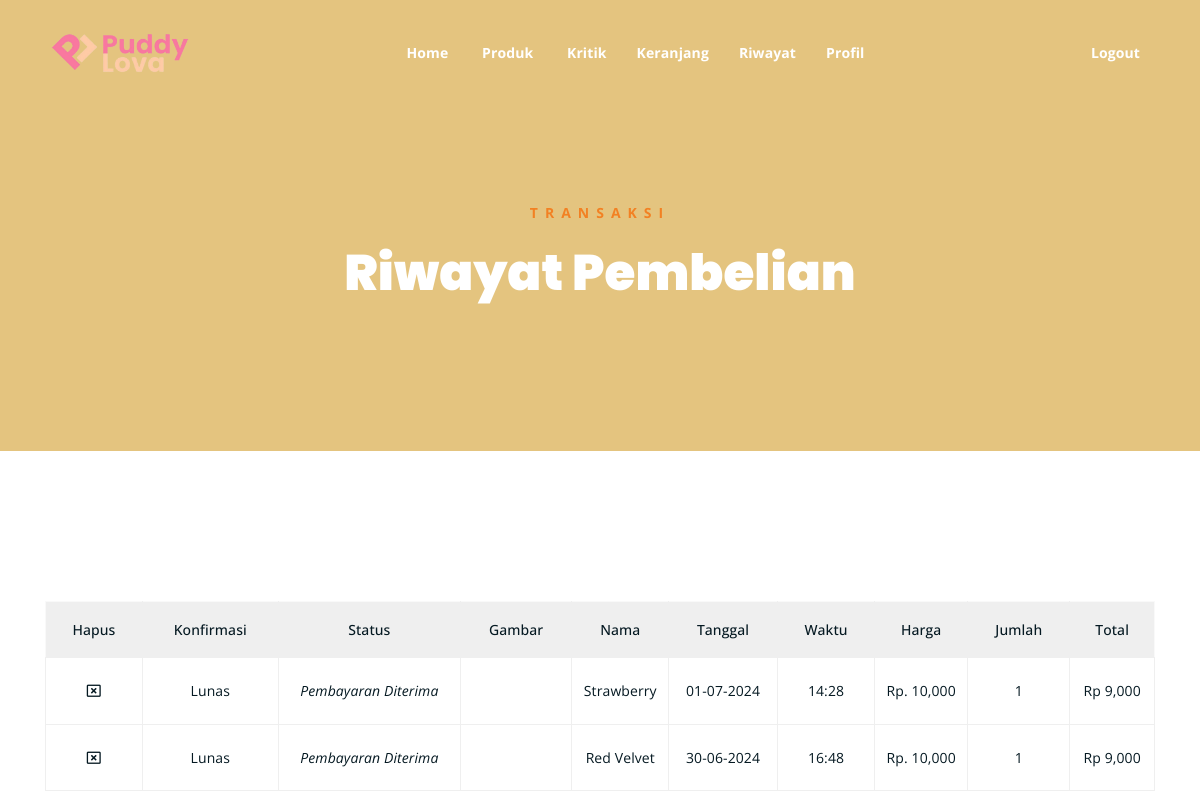
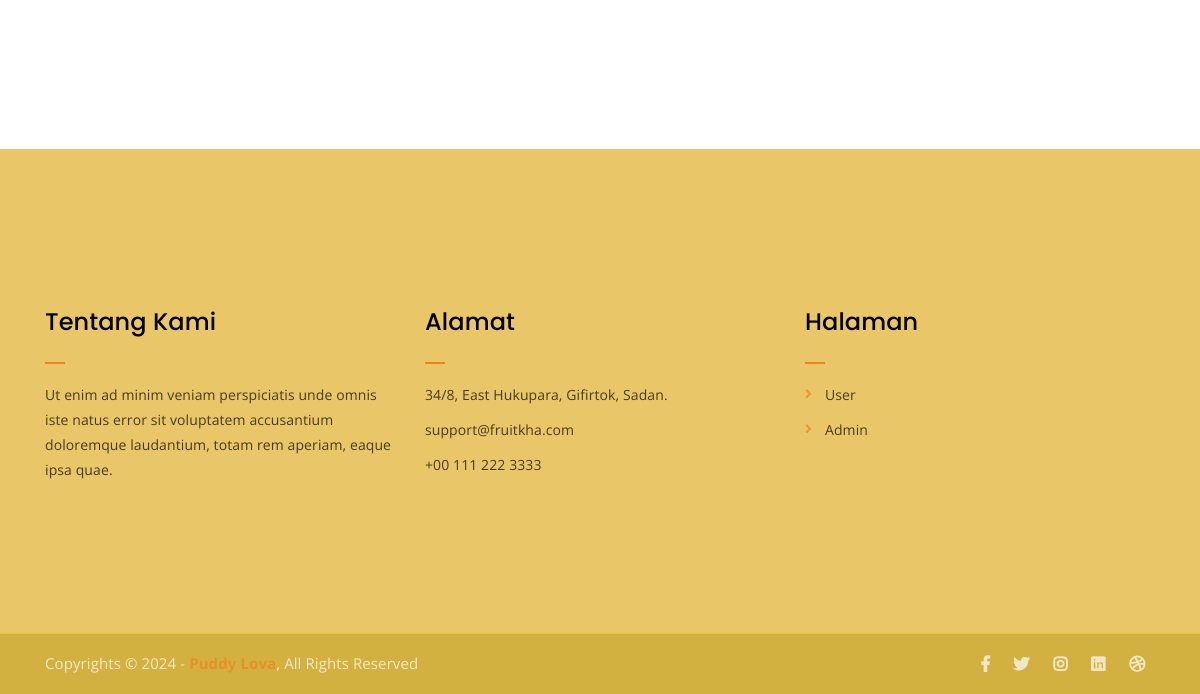
/riwayat-transaksi.php (signed in), run on an earlier commit of the app's database (2 pictures, top to bottom).
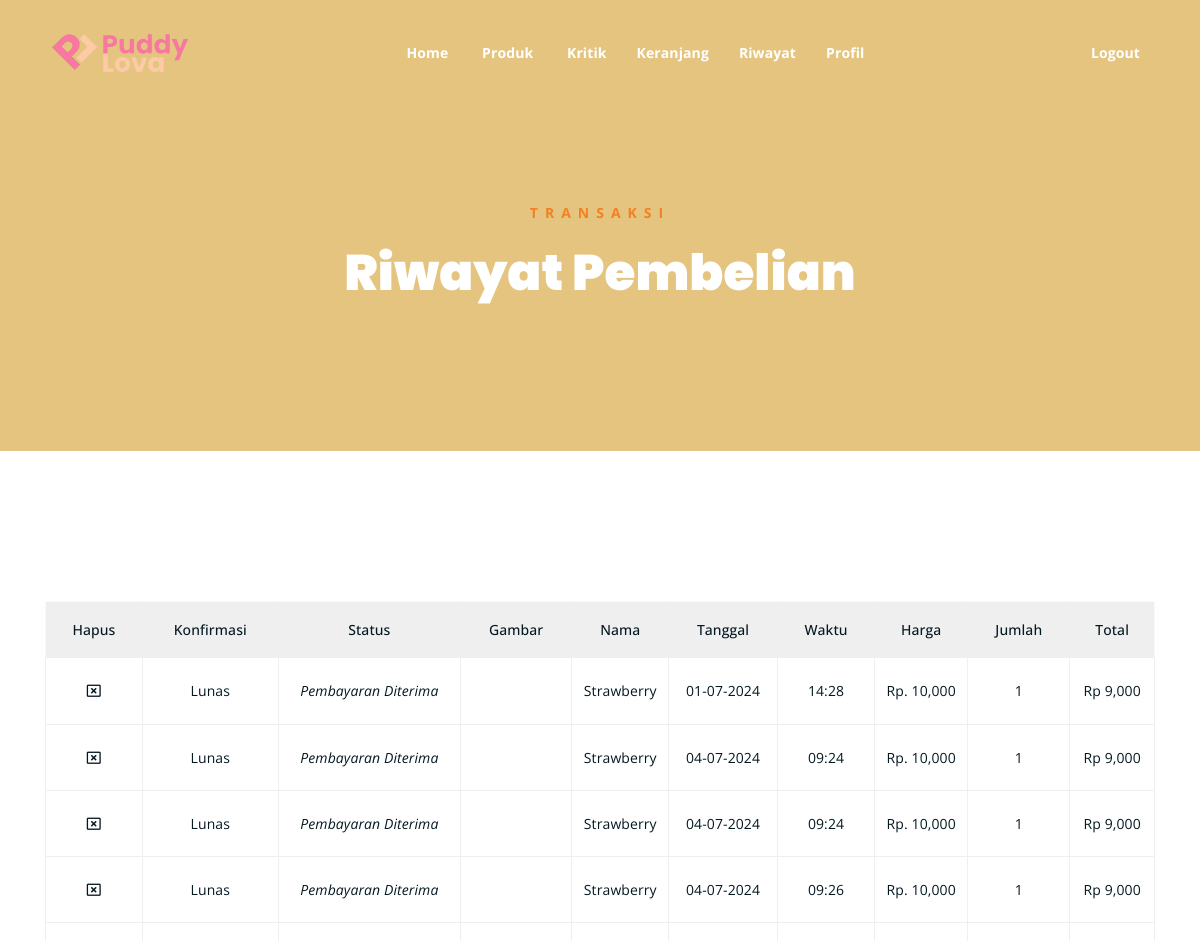
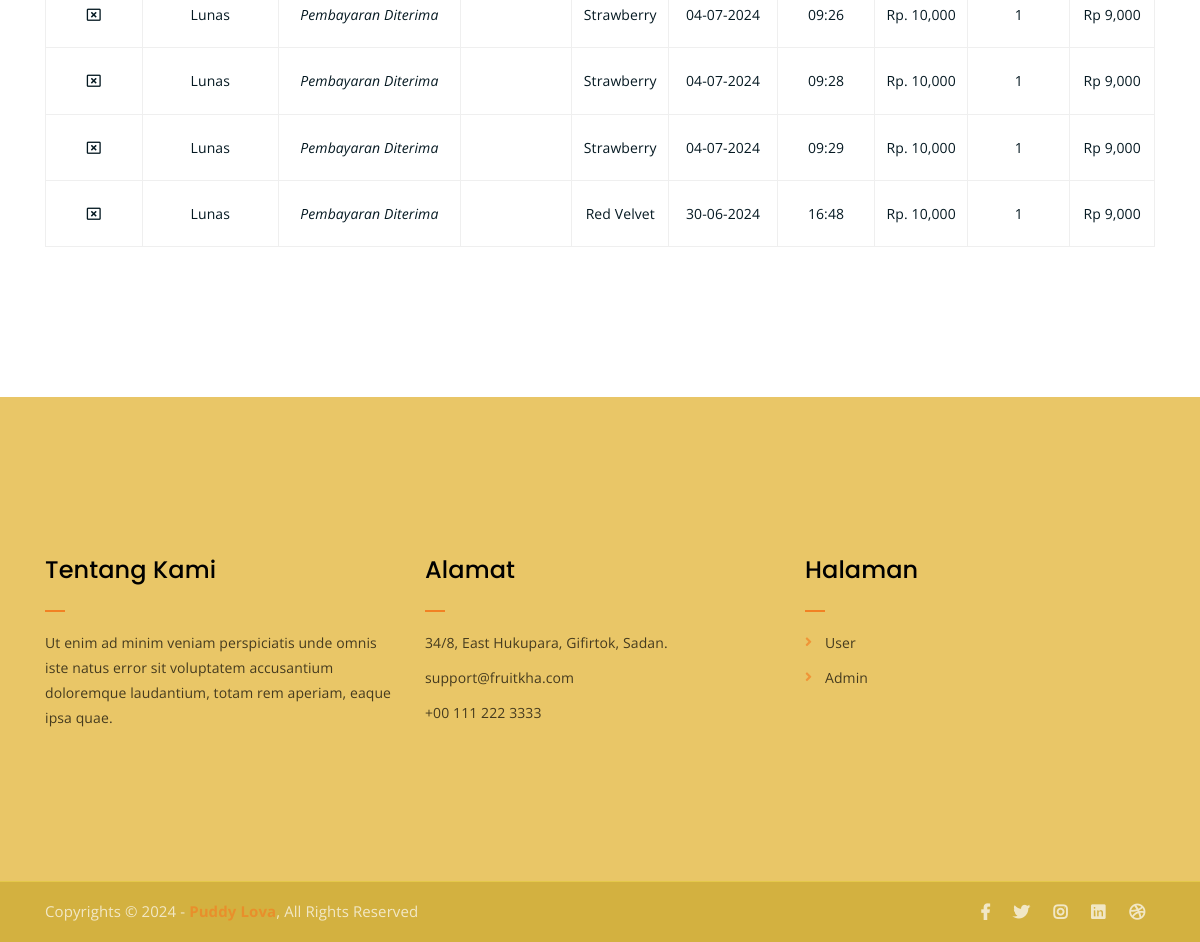
And on a later commit of the database (2 pictures, top to bottom).
### tables this page shows
CREATE TABLE `keranjang` (
  `id_keranjang` int(11) NOT NULL,
  `id_produk` varchar(11) NOT NULL,
  `id_user` int(11) NOT NULL,
  `jumlah` int(11) NOT NULL,
  `total` int(55) NOT NULL,
  `riwayat` varchar(55) NOT NULL,
  `tanggal` varchar(55) NOT NULL,
  `waktu` varchar(55) NOT NULL,
  `bukti_transfer` varchar(55) NOT NULL
);

CREATE TABLE `produk` (
  `id` int(11) NOT NULL,
  `id_produk` varchar(11) NOT NULL,
  `nama_produk` varchar(55) NOT NULL,
  `gambar` varchar(55) NOT NULL,
  `harga` varchar(55) NOT NULL,
  `stok_produk` varchar(11) NOT NULL,
  `deskripsi` varchar(1000) NOT NULL
);

### riwayat-transaksi.php (the view, shortened to what this page needs)
<?php
include("./app/database/db.php");
$id_user = $_SESSION["user"]['id_user'];
$produk = mysqli_query($conn, "SELECT * FROM keranjang LEFT JOIN produk ON keranjang.id_produk = produk.id_produk LEFT JOIN promosi ON produk.id_produk = promosi.id_produk WHERE keranjang.id_user = $id_user AND keranjang.riwayat = 'menunggu pembayaran' OR keranjang.id_user = $id_user AND keranjang.riwayat = 'sudah bayar' OR keranjang.id_user = $id_user AND keranjang.riwayat = 'Pembayaran Diterima' OR keranjang.id_user = $id_user AND keranjang.riwayat = 'Bukti Transfer Ditolak'");
?>
<!DOCTYPE html>
<html lang="en">
<head>
	<link rel="stylesheet" href="assets/css/all.min.css">
	<link rel="stylesheet" href="assets/bootstrap/css/bootstrap.min.css">
	<link rel="stylesheet" href="assets/css/owl.carousel.css">
	<link rel="stylesheet" href="assets/css/magnific-popup.css">
	<link rel="stylesheet" href="assets/css/animate.css">
	<link rel="stylesheet" href="assets/css/meanmenu.min.css">
	<link rel="stylesheet" href="assets/css/main.css">
	<link rel="stylesheet" href="assets/css/responsive.css">
</head>
<body>
	<?php include('./include/nav.php') ?>
	<div class="breadcrumb-section breadcrumb-bg">
		<div class="container">
			<div class="row">
				<div class="col-lg-8 offset-lg-2 text-center">
					<div class="breadcrumb-text">
						<p>Transaksi</p>
						<h1>Riwayat Pembelian</h1>
					</div>
				</div>
			</div>
		</div>
	</div>
	<div class="cart-section mt-150 mb-150">
		<div class="container">
		<form action="" method="POST">
			<div class="row">
				<div class="col-lg-12 col-md-12">
					<div class="cart-table-wrap">
						<table class="cart-table">
							<thead class="cart-table-head">
								<tr class="table-head-row">
									<th class="product-image">Hapus</th>
									<th class="product-image">Konfirmasi</th>
									<th class="product-image">Status</th>
									<th class="product-image">Gambar</th>
									<th class="product-name">Nama</th>
									<th class="product-quantity">Tanggal</th>
									<th class="product-quantity">Waktu</th>
									<th class="product-price">Harga</th>
									<th class="product-quantity">Jumlah</th>
									<th class="product-total">Total</th>
								</tr>
							</thead>
							<tbody>
								<?php while($p = mysqli_fetch_array($produk)) { ?>
								<tr class="table-body-row">
									<td class="product-remove"><a href="delete.php?id_keranjang_transaksi=<?= $p['id_keranjang'] ?>"><i class="far fa-window-close"></i></a></td>
									<?php
										if($p['riwayat'] == 'menunggu pembayaran'){
									?>
										<td><a  class="cart-btn btn btn-sm" href="upload-bukti.php?id_keranjang=<?= $p['id_keranjang'] ?>"><i class="fas fa-money-bill-wave"></i> Upload</a></td>
									<?php }if($p['riwayat'] == 'sudah bayar'){?>
										<td>Menunggu</td>
										<?php }if($p['riwayat'] == 'Pembayaran Diterima'){ ?>
										<td>Lunas</td>
									<?php }if($p['riwayat'] == 'Bukti Transfer Ditolak'){ ?>
										<td>Ditolak</td>
										<?php } ?>
									<td class="product-name"><i><?= $p['riwayat'] ?></i></td>
									<td class="product-image"><img src="./app/admin/foto/<?= $p['gambar'] ?>" alt=""></td>
									<td class="product-name"><?= $p['nama_produk'] ?><input type="hidden" name="produk" value="<?= $p['nama_produk'] ?>"></td>
									<td class="product-name"><?= $p['tanggal'] ?></td>
									<td class="product-name"><?= $p['waktu'] ?></td>
									<td class="product-price">Rp. <?php echo number_format($p['harga']) ?></td>
									<td class="product-quantity"><?php echo $p['jumlah'] ?><input type="hidden" name="jumlah" value="<?php echo $p['jumlah'] ?>"></td>
									<td class="product-total">Rp <?php echo number_format($p['total']) ?></td>
								</tr>
								<?php } ?>
							</tbody>
						</table>
					</div>
				</div>
			</div>
		</form>
		</div>
	</div>
	<?php include('./include/footer.php') ?>
</body>
</html>

### include/nav.php (shortened to what this page needs)
<div class="top-header-area" id="sticker">
		<div class="container">
			<div class="row">
				<div class="col-lg-12 col-sm-12 text-center">
					<div class="main-menu-wrap">
						<div class="site-logo">
							<a href="index.php">
								<img src="./assets/images/logo2.png" alt="">
							</a>
						</div>
						<nav class="main-menu">
							<ul>
								<li><a href="index.php">Home</a>
								</li>
								<li><a href="produk.php">Produk</a>
								</li>
                                <li><a href="kritik.php">Kritik</a>
								<li><a href="checkout.php">Keranjang</a>
								<li><a href="riwayat-transaksi.php">Riwayat</a>
                                <li><a href="profil.php">Profil</a>
								</li>
                                    <?php if(!isset($_SESSION['user'])){ ?>
                                        <li><a href="login.php">Login</a></li>
                                    <?php }else{ ?>
                                        <li><a href="logout.php">Logout</a></li>
                                    <?php } ?>
							</ul>
						</nav>
					</div>
				</div>
			</div>
		</div>
	</div>

### include/footer.php
<div class="footer-area xxx">
		<div class="container">
			<div class="row">
				<div class="col-lg-4 col-md-6">
					<div class="footer-box about-widget">
						<h2 style="color: black;" class="widget-title">Tentang Kami</h2>
						<p style="color: black;">Ut enim ad minim veniam perspiciatis unde omnis iste natus error sit voluptatem accusantium doloremque laudantium, totam rem aperiam, eaque ipsa quae.</p>
					</div>
				</div>
				<div class="col-lg-4 col-md-6">
					<div class="footer-box get-in-touch">
						<h2 style="color: black;" class="widget-title">Alamat</h2>
						<ul>
							<li>34/8, East Hukupara, Gifirtok, Sadan.</li>
							<li>support@fruitkha.com</li>
							<li>+00 111 222 3333</li>
						</ul>
					</div>
				</div>
				<div class="col-lg-4 col-md-6">
					<div class="footer-box pages">
						<h2 style="color: black;" class="widget-title">Halaman</h2>
						<ul>
							<li><a style="color: black;" href="index.php">User</a></li>
							<li><a style="color: black;" href="app/index.php">Admin</a></li>
						</ul>
					</div>
				</div>
			</div>
		</div>
	</div>
	<div class="copyright">
		<div class="container">
			<div class="row">
				<div class="col-lg-6 col-md-12">
					<p>Copyrights &copy; 2024 - <a href="#">Puddy Lova</a>, All Rights Reserved
					</p>
				</div>
				<div class="col-lg-6 text-right col-md-12">
					<div class="social-icons">
						<ul>
							<li><a href="#" target="_blank"><i class="fab fa-facebook-f"></i></a></li>
							<li><a href="#" target="_blank"><i class="fab fa-twitter"></i></a></li>
							<li><a href="#" target="_blank"><i class="fab fa-instagram"></i></a></li>
							<li><a href="#" target="_blank"><i class="fab fa-linkedin"></i></a></li>
							<li><a href="#" target="_blank"><i class="fab fa-dribbble"></i></a></li>
						</ul>
					</div>
				</div>
			</div>
		</div>
	</div>

What changed in the data, as far as the page shows it:
added keranjang: shows "Lunas", riwayat "Pembayaran Diterima", produk.nama_produk "Strawberry", tanggal "04-07-2024", waktu "09:24", produk.harga "10,000", jumlah "1", total "9,000"
added keranjang: shows "Lunas", riwayat "Pembayaran Diterima", produk.nama_produk "Strawberry", tanggal "04-07-2024", waktu "09:24", produk.harga "10,000", jumlah "1", total "9,000"
added keranjang: shows "Lunas", riwayat "Pembayaran Diterima", produk.nama_produk "Strawberry", tanggal "04-07-2024", waktu "09:26", produk.harga "10,000", jumlah "1", total "9,000"
added keranjang: shows "Lunas", riwayat "Pembayaran Diterima", produk.nama_produk "Strawberry", tanggal "04-07-2024", waktu "09:26", produk.harga "10,000", jumlah "1", total "9,000"
added keranjang: shows "Lunas", riwayat "Pembayaran Diterima", produk.nama_produk "Strawberry", tanggal "04-07-2024", waktu "09:28", produk.harga "10,000", jumlah "1", total "9,000"
added keranjang: shows "Lunas", riwayat "Pembayaran Diterima", produk.nama_produk "Strawberry", tanggal "04-07-2024", waktu "09:29", produk.harga "10,000", jumlah "1", total "9,000"
